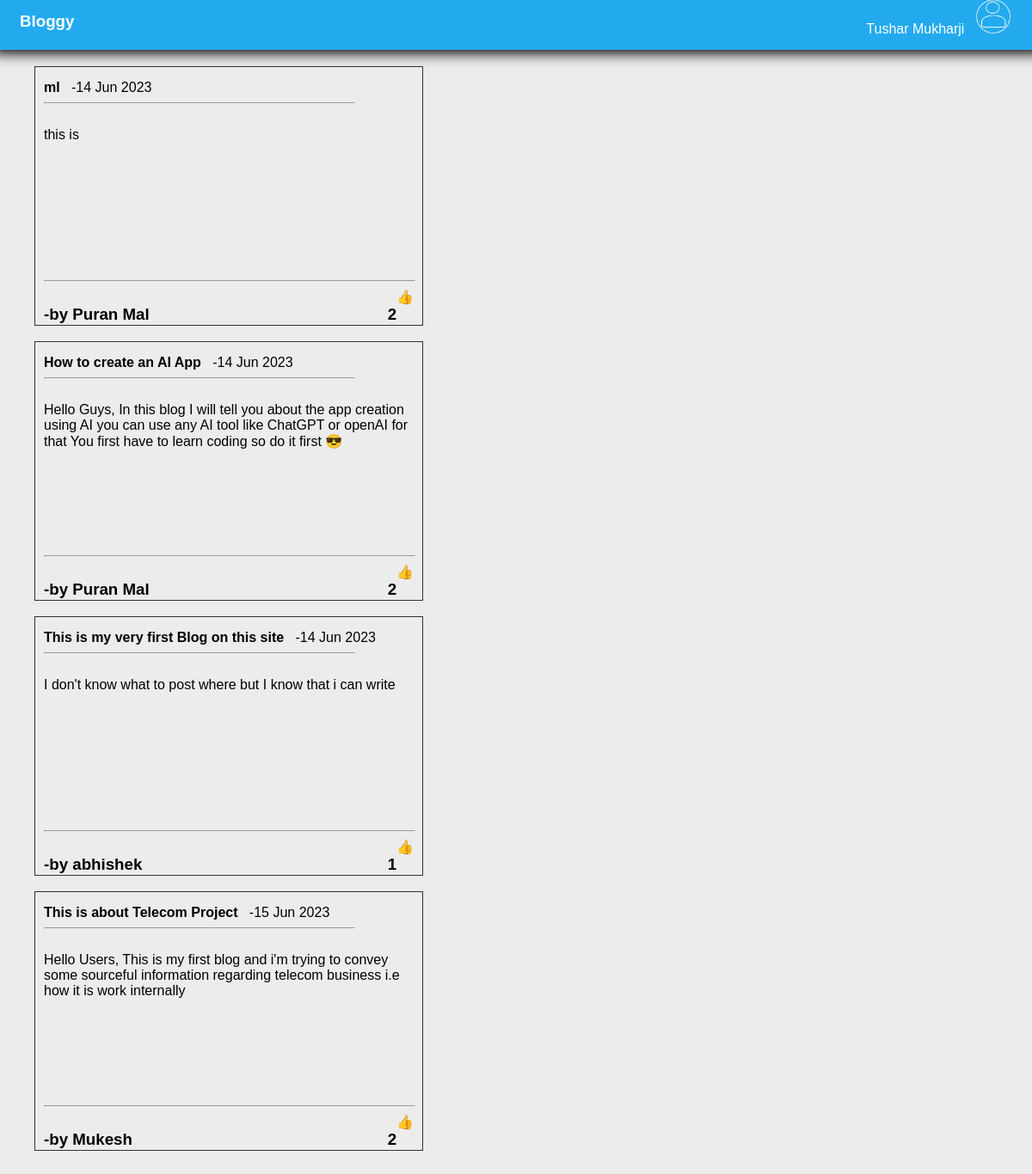
Screenshot of /view/ (signed in) with the database file from the repository.
### models.py (models this page shows)
class User(base,UserMixin):
    __tablename__ = "user"
    id = Column(Integer, primary_key = True)
    name = Column(String(20))
    username = Column(String(25), unique = True,index = True)
    email = Column(String(30), unique = True ,index = True)
    password = Column(String(30))
    created_at = Column(DateTime)
    gender = Column(String(10))
    blog_user = relationship('Blogs',back_populates = "user_blog")

class Blogs(base):
    __tablename__ = "blogs"
    id = Column(Integer,primary_key = True)
    title = Column(String(40))
    author = Column(Integer,ForeignKey(User.id))
    content = Column(Text)
    created_at = Column(DateTime)
    is_deleted = Column(Integer)
    user_blog = relationship('User',back_populates = "blog_user")
    like_count = column_property(select([func.count(Likes.id)]).where (Likes.blog_id == id))

### main.py (the view)
@app.route('/view/')
@login_required
def homepage(db= create_session()):
    db_blogs = db.query(models.Blogs).options(joinedload(models.Blogs.user_blog).load_only('name','email')).filter(models.Blogs.is_deleted == 0).all()
    db.close()
    return render_template('view.html',user = current_user, data = db_blogs)

### main.py (called while the page is built)
@login.user_loader
def load_user(user_id, db = create_session()):
    user = db.query(models.User).get(user_id)
    db.close()
    return user

### templates/view.html (shortened to what this page needs)
<!DOCTYPE html>
<html lang="en">
<head>
    <link rel="stylesheet" href="{{url_for('static', filename = 'main.css')}}">
</head>
<body>
    <div class="parent-div">
        <div class="header-div">
            <h3 style="display: inline-block;margin-left: 20px; user-select: none;">Bloggy</h3>
            <div class="user-profile">
                {{user.name}} &nbsp;
                <img src="{{url_for('static',filename='user.png')}}" height="40px" width="40px" style="display: inline-block;"><br>
            </div>
        </div>
        <div class="body-div" style="overflow-y: auto;">
            <div class="blogs">
                {%for i in data%}
                <div class="blog-display">
                    <div class="blog-head" style="text-align: justify;">
                        <strong>{{i.title}}</strong>&nbsp;&nbsp;
                        -{{i.created_at.strftime('%d %b %Y')}}
                        <hr style="width: 80%; margin-right: 23%;">
                     </div>
                    <div class="blog-content-image" style="margin-top: 60px;">
                        <p>{{i.content}}</p>
                    </div>
                    <div class="blog-bottom">
                        <hr style="width: 100%; margin-right: 23%;">
                        <h3 style="display: inline-block;" id="author">-by {{i.user_blog.name}}</h3>
                        <a href="/like/{{i.id}}" style="display: inline-block; float:right; text-decoration: none;">👍</a>
                        <h3 style="display: inline-block; float:right;">{{i.like_count}}</h3>
                    </div>
                </div><br>
                {%endfor%}
            </div>
        </div>
    </div>
</body>
</html>

### static/main.css (style rules this page uses)
.parent-div { max-width: 100%; max-height: 100%; }
.header-div { max-height: 11%; width: 99.98%; max-width: 100%; position:fixed; padding: 3px 11px 4px 11px; top: 0; left: 0; right: 0; background-color: #23aaee; color: white; z-index: 1; font-family: Arial, Helvetica, sans-serif; box-shadow: 0px 4px 15px black; margin: -8px; }
.body-div { height: 95%; width: 100%; left: 0; right: 0; position:fixed; max-width: 100%; margin-top: 3.9%; border-radius: 2px; background-color: rgb(236, 236, 236); }
.blogs { float :left; height: auto; position:relative; margin-top: 1%; margin-bottom: 5%; padding: 10px 10px 10px 10px ; width: 80%; }
.blog-display { border: 1px solid rgb(51, 49, 49); height: 280px; width: 430px; padding: 10px; margin-left: 30px; font-family: Arial, Helvetica, sans-serif; position: relative; }
.blog-head { height: 30px; width: 100%; font-family: Arial, Helvetica, sans-serif; padding: 5px 0px 10px 0px; position:absolute; text-align: justify; }
.blog-bottom { height: 30%; width: 100%; }
.blog-content-image { height: 170px; margin-top: 12%; }
.user-profile { width: auto; height: 80%; padding: 4px; cursor: pointer; margin-right: 2%; float: right; }

### rows the page displays
User: name "Tushar Mukharji"
Blogs: title "ml", created_at "14 Jun 2023", content "this is", user_blog.name "Puran Mal", like_count "2"
Blogs: title "How to create an AI App", created_at "14 Jun 2023", content "Hello Guys, In this blog I will tell you about the app creation using AI you can use any AI tool like ChatGPT or openAI for that You first have to learn coding so do it first 😎", user_blog.name "Puran Mal", like_count "2"
Blogs: title "This is my very first Blog on this site", created_at "14 Jun 2023", content "I don't know what to post where but I know that i can write", user_blog.name "abhishek", like_count "1"
Blogs: title "This is about Telecom Project", created_at "15 Jun 2023", content "Hello Users, This is my first blog and i'm trying to convey some sourceful information regarding telecom business i.e how it is work internally", user_blog.name "Mukesh", like_count "2"
